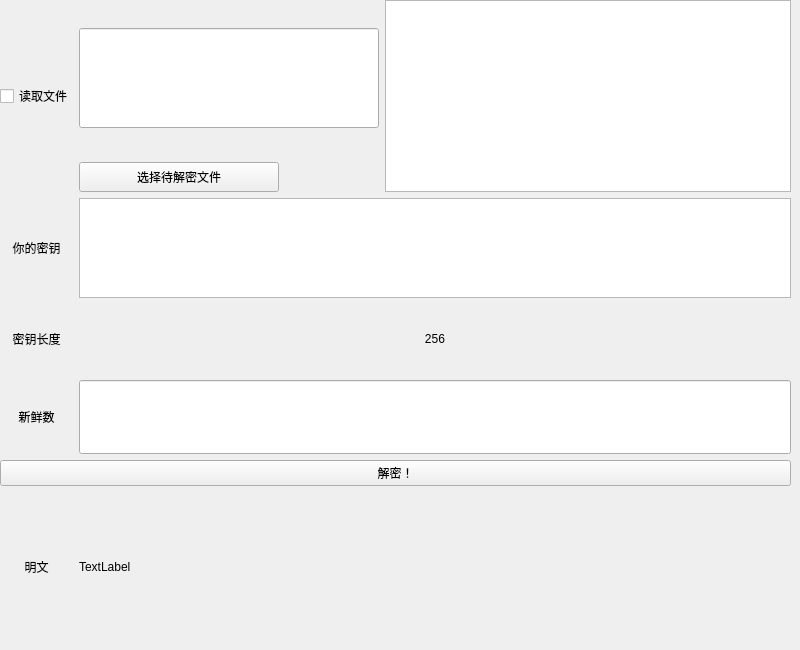
      <widget class="QWidget" name="page_15">
       <widget class="QWidget" name="gridLayoutWidget_7">
        <property name="geometry">
         <rect>
          <x>0</x>
          <y>0</y>
          <width>791</width>
          <height>641</height>
         </rect>
        </property>
        <layout class="QGridLayout" name="gridLayout_9">
         <item row="8" column="0" rowspan="2">
          <widget class="QLabel" name="label_33">
           <property name="text">
            <string>明文</string>
           </property>
           <property name="alignment">
            <set>Qt::AlignCenter</set>
           </property>
          </widget>
         </item>
         <item row="0" column="2" rowspan="3">
          <widget class="QPlainTextEdit" name="plainTextEdit_17">
           <property name="maximumSize">
            <size>
             <width>16777215</width>
             <height>300</height>
            </size>
           </property>
          </widget>
         </item>
         <item row="7" column="0" colspan="3">
          <widget class="QPushButton" name="pushButton_44">
           <property name="text">
            <string>解密！</string>
           </property>
          </widget>
         </item>
         <item row="5" column="1" colspan="2">
          <widget class="QLabel" name="label_39">
           <property name="maximumSize">
            <size>
             <width>16777215</width>
             <height>70</height>
            </size>
           </property>
           <property name="text">
            <string>256</string>
           </property>
           <property name="alignment">
            <set>Qt::AlignCenter</set>
           </property>
          </widget>
         </item>
         <item row="4" column="1" colspan="2">
          <widget class="QPlainTextEdit" name="plainTextEdit_18">
           <property name="maximumSize">
            <size>
             <width>16777215</width>
             <height>100</height>
            </size>
           </property>
          </widget>
         </item>
         <item row="4" column="0">
          <widget class="QLabel" name="label_35">
           <property name="text">
            <string>你的密钥</string>
           </property>
           <property name="alignment">
            <set>Qt::AlignCenter</set>
           </property>
          </widget>
         </item>
         <item row="5" column="0">
          <widget class="QLabel" name="label_24">
           <property name="maximumSize">
            <size>
             <width>300</width>
             <height>16777215</height>
            </size>
           </property>
           <property name="text">
            <string>密钥长度</string>
           </property>
           <property name="alignment">
            <set>Qt::AlignCenter</set>
           </property>
          </widget>
         </item>
         <item row="0" column="0" rowspan="3">
          <widget class="QCheckBox" name="checkBox_13">
           <property name="text">
            <string>读取文件</string>
           </property>
          </widget>
         </item>
         <item row="0" column="1" rowspan="2">
          <widget class="QLineEdit" name="lineEdit_9">
           <property name="maximumSize">
            <size>
             <width>300</width>
             <height>100</height>
            </size>
           </property>
          </widget>
         </item>
         <item row="8" column="1" rowspan="2" colspan="2">
          <widget class="QLabel" name="label_34">
           <property name="maximumSize">
            <size>
             <width>16777215</width>
             <height>300</height>
            </size>
           </property>
           <property name="text">
            <string>TextLabel</string>
           </property>
          </widget>
         </item>
         <item row="2" column="1">
          <widget class="QPushButton" name="pushButton_43">
           <property name="maximumSize">
            <size>
             <width>200</width>
             <height>30</height>
            </size>
           </property>
           <property name="layoutDirection">
            <enum>Qt::LeftToRight</enum>
           </property>
           <property name="text">
            <string>选择待解密文件</string>
           </property>
           <property name="checkable">
            <bool>false</bool>
           </property>
          </widget>
         </item>
         <item row="6" column="0">
          <widget class="QLabel" name="label_40">
           <property name="text">
            <string>新鲜数</string>
           </property>
           <property name="alignment">
            <set>Qt::AlignCenter</set>
           </property>
          </widget>
         </item>
         <item row="6" column="1" colspan="2">
          <widget class="QLineEdit" name="lineEdit_2">
           <property name="maximumSize">
            <size>
             <width>16777215</width>
             <height>80</height>
            </size>
           </property>
           <property name="alignment">
            <set>Qt::AlignCenter</set>
           </property>
          </widget>
         </item>
        </layout>
       </widget>
      </widget>
